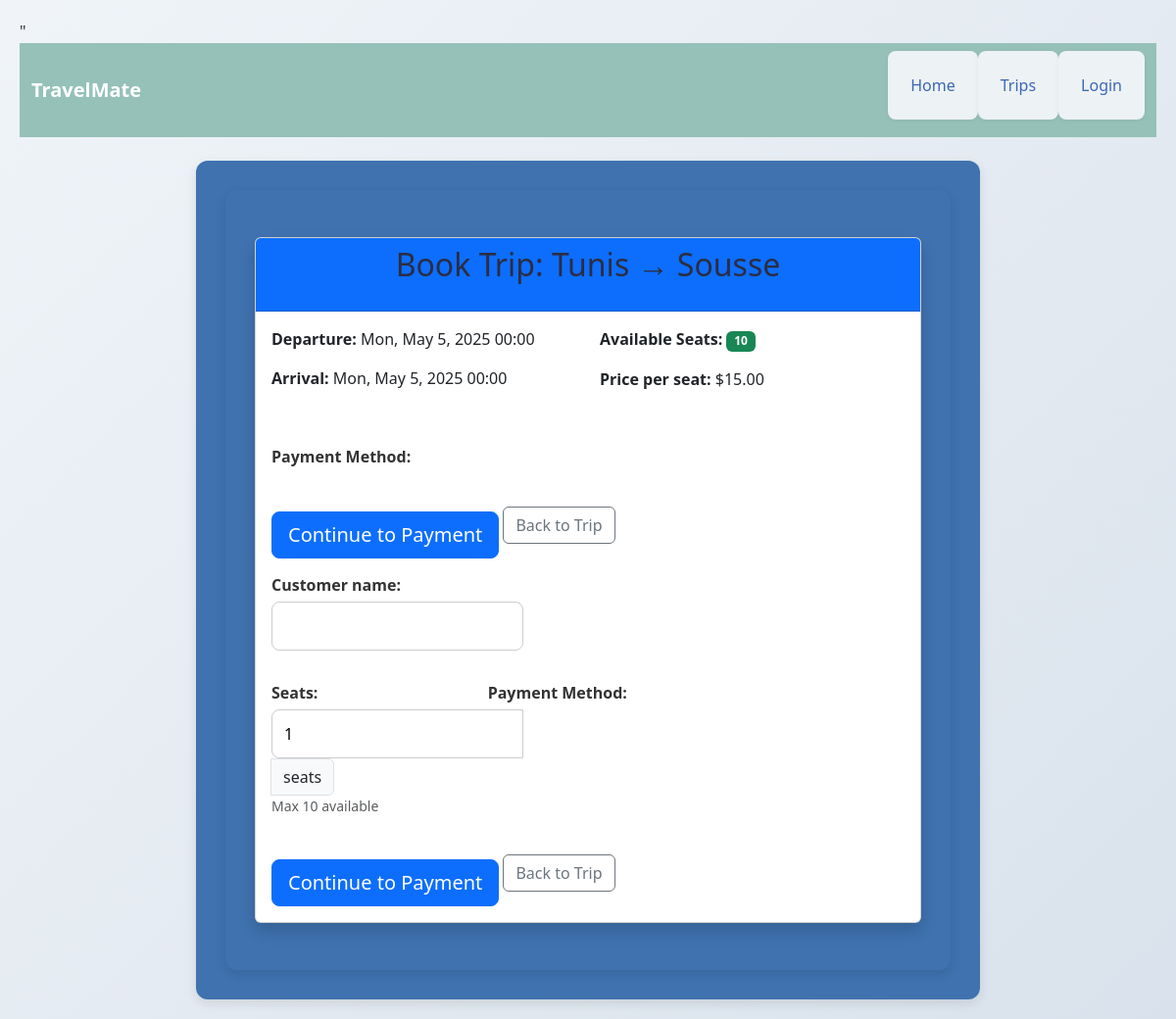
Screenshot of /bookings/add/ with the database file from the repository.
### bookings/models.py (models this page shows, shortened)
class Trip(models.Model):
    departure = models.CharField(max_length=100)
    destination = models.CharField(max_length=100)
    departure_time = models.DateTimeField()
    arrival_time = models.DateTimeField()
    TRANSPORT_CHOICES = [
        ('train', 'Train'),
        ('plane', 'Plane'),
    ]
    transport_type = models.CharField(max_length=10, choices=TRANSPORT_CHOICES)
    price = models.DecimalField(max_digits=10, decimal_places=2)
    total_seats = models.PositiveIntegerField(default=50)
    @property
    def available_seats(self):
        booked_seats = sum(booking.seats for booking in self.booking_set.filter(payment_status=True))
        return self.total_seats - booked_seats
    class Meta:
        verbose_name = "Trip"
        verbose_name_plural = "Trips"
        ordering = ['departure_time']

### bookings/views.py (the view)
# urls.py: path('bookings/add/', views.add, name='add'),
def add(request):
    trip = Trip.objects.first()  # You can allow selection later if needed
    if request.method == 'POST':
        form = BookingForm(request.POST)
        if form.is_valid():
            booking = form.save(commit=False)
            booking.trip = trip
            booking.payment_status = True  # Set payment status if needed
            booking.save()
            ticket_number = str(uuid.uuid4()).replace('-', '').upper()[:20]
            Ticket.objects.create(booking=booking, ticket_number=ticket_number)
            messages.success(request, 'Booking added successfully!')
            return redirect('list_bookings', trip_id=trip.id)
    else:
        form = BookingForm()
    return render(request, 'booking_form.html', {'form': form, 'trip': trip, 'available_seats': trip.available_seats})

### bookings/forms.py (shortened to what this page needs)
class BookingForm(forms.ModelForm):
    class Meta:
        model = Booking
        fields = ['customer_name', 'seats']
        widgets = {
            'seats': forms.NumberInput(attrs={'min': 1}),
        }
    def __init__(self, *args, **kwargs):
        self.trip = kwargs.pop('trip', None)
        super().__init__(*args, **kwargs)
        if self.trip:
            self.fields['seats'].widget.attrs['max'] = self.trip.available_seats()

### bookings/templates/booking_form.html (shortened to what this page needs)
{% extends 'base.html' %}
{% block content %}
<div class="container py-5">
  <div class="card shadow">
    <div class="card-header bg-primary text-white">
      <h2>Book Trip: {{ trip.departure }} → {{ trip.destination }}</h2>
    </div>
    <div class="card-body">
      <div class="row mb-4">
        <div class="col-md-6">
          <p><strong>Departure:</strong> {{ trip.departure_time|date:"D, M j, Y H:i" }}</p>
          <p><strong>Arrival:</strong> {{ trip.arrival_time|date:"D, M j, Y H:i" }}</p>
        </div>
        <div class="col-md-6">
          <p><strong>Available Seats:</strong>
            <span class="badge bg-{% if available_seats > 5 %}success{% else %}warning{% endif %}">
              {{ available_seats }}
            </span>
          </p>
          <p><strong>Price per seat:</strong> ${{ trip.price }}</p>
        </div>
      </div>
      <form method="post">
        <div class="col-md-8">
          <label>Payment Method:</label>
        </div>
        <div class="col-12 mt-4">
          <button type="submit" class="btn btn-primary btn-lg">
            Continue to Payment
          </button>
          <a href="{{ trip.get_absolute_url }}" class="btn btn-outline-secondary">
            Back to Trip
          </a>
        </div>
        <div class="row g-3">
          <div class="col-md-6">
            {{ form.customer_name.label_tag }}
            {{ form.customer_name }}
          </div>
          <div class="col-md-6">
          </div>
          <div class="col-md-4">
            {{ form.seats.label_tag }}
            <div class="input-group">
              {{ form.seats }}
              <span class="input-group-text">seats</span>
            </div>
            <small class="text-muted">Max {{ available_seats }} available</small>
          </div>
          <div class="col-md-8">
            <label>Payment Method:</label>
          </div>
          <div class="col-12 mt-4">
            <button type="submit" class="btn btn-primary btn-lg">
              Continue to Payment
            </button>
            <a href="{{ trip.get_absolute_url }}" class="btn btn-outline-secondary">
              Back to Trip
            </a>
          </div>
        </div>
      </form>
    </div>
  </div>
</div>
{% endblock %}

### bookings/static/css/style.css (style rules this page uses)
* { margin: 0; padding: 0; box-sizing: border-box; font-family: 'Segoe UI', Tahoma, Geneva, Verdana, sans-serif; }
body { background: linear-gradient(135deg, #f0f4f8, #d9e2ec); color: #333; padding: 20px; }
h1, h2 { text-align: center; color: #2b2d42; margin-bottom: 20px; }
.container { max-width: 800px; margin: 0 auto; background: #3f72af; padding: 30px; border-radius: 12px; box-shadow: 0 4px 12px rgba(0, 0, 0, 0.1); }
form { display: flex; flex-direction: column; }
label { margin-top: 15px; font-weight: bold; color: #333; }
input, select, textarea { padding: 12px; border: 1px solid #ccc; border-radius: 8px; margin-top: 5px; font-size: 16px; }
button, input[type="submit"] { margin-top: 20px; background-color: #3f72af; color: white; padding: 12px; border: none; border-radius: 8px; cursor: pointer; font-size: 16px; transition: background-color 0.3s ease; }
a { color: #3f72af; text-decoration: none; font-weight: bold; }
button { background: none; border: none; padding: 0; }

### rows the page displays
Trip: departure "Tunis", destination "Sousse", departure_time "Mon, May 5, 2025 00:00", arrival_time "Mon, May 5, 2025 00:00", price "15.00"

### other values shown
{{ available_seats }} "10"
